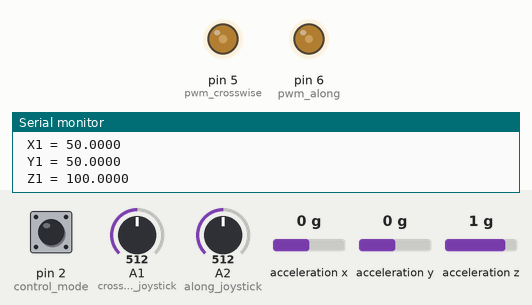
A sketch run on a simulated Arduino Uno, built with avr-gcc and run on an emulated ATmega328P. Shown: output pins drawn as LEDs (lit = HIGH), the last lines printed to the serial monitor. The inputs (shaded band) are chosen by the test bench; at power-on: acceleration x 0 g, pin 2 (control_mode) HIGH, A1 (crosswise_joystick) = 512, A2 (along_joystick) = 512, acceleration y 0 g, acceleration z 1 g.

Above: at 1.8 s.
1.9 s: acceleration x set to -1.4 g
At 3.0 s:
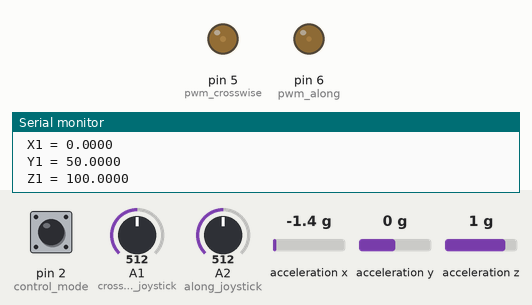
3.5 s: pin 2 (control_mode) pulled LOW for 1.2 s
At 4.8 s:
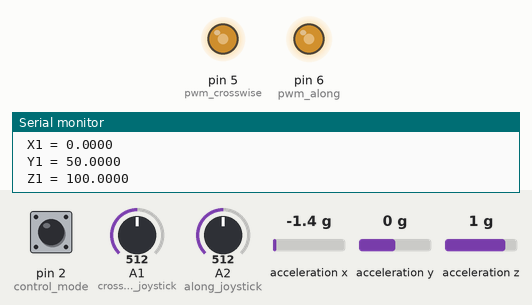
6.5 s: pin 2 (control_mode) pulled LOW for 3.2 s
At 11.2 s:
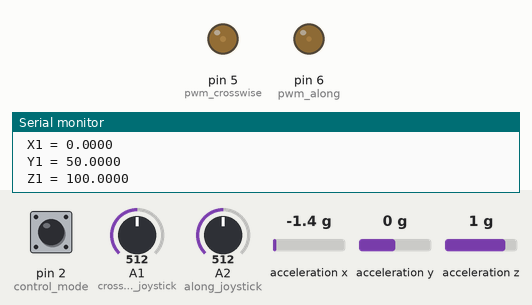
11.5 s: acceleration x set to 0 g
At 13.0 s:
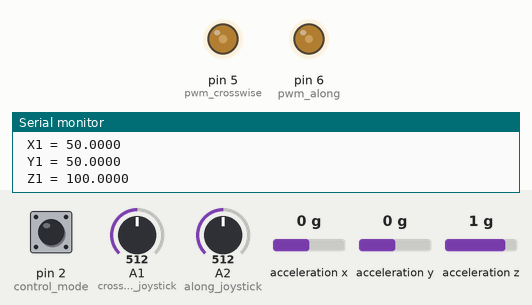
Timing chart, 0 to 14.5 s (numbered marks = the images above; inputs shaded):
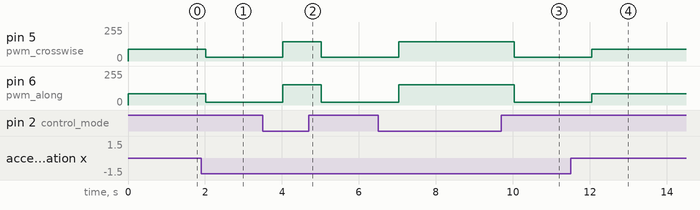

Measured:
- after the input at 1.9 s, pin 5 (pwm_crosswise): 87/255 → 29/255 after 0.12 s; pin 6 (pwm_along): 85/255 → 20/255 after 0.12 s
- after the input at 3.5 s, pin 5 (pwm_crosswise): 29/255 → 145/255 after 0.52 s, → 29/255 1.0 s later; pin 6 (pwm_along): 20/255 → 151/255 after 0.52 s, → 20/255 1.0 s later
- after the input at 6.5 s, pin 5 (pwm_crosswise): 29/255 → 145/255 after 0.53 s, → 29/255 3.0 s later; pin 6 (pwm_along): 20/255 → 151/255 after 0.53 s, → 20/255 3.0 s later
- after the input at 11.5 s, pin 5 (pwm_crosswise): 29/255 → 87/255 after 0.55 s; pin 6 (pwm_along): 20/255 → 85/255 after 0.55 s

The sketch:

Lagesteuerung.ino
```cpp
#include "SparkFunLSM6DS3.h"
#include "Wire.h"

//Create a instance of class LSM6DS3
LSM6DS3 myIMU( I2C_MODE, 0x6A );  //I2C device address 0x6A

float resize(float x, float in_min, float in_max, float out_min, float out_max);

int control_mode = 2;
int pwm_crosswise = 5;
int pwm_along = 6;
int crosswise_joystick = 1;
int along_joystick = 2;
int height_joystick = 3;
int rotate_joystick = 4;
void setup() {
  // put your setup code here, to run once:
  Serial.begin(9600);
  //Call .begin() to configure the IMUs
  if( myIMU.begin() != 0 )
  {
    Serial.println("Device error");
  }
  else
  {
      Serial.println("Device OK!");
  }
  pinMode(pwm_crosswise,OUTPUT);//PWM in X
  pinMode(control_mode,INPUT);//set the contol mode
}

void loop()
{
  //Accelerometer
  float xsens=resize(myIMU.readFloatAccelX(),-1,1,0,100); //resize the scale from G to %
  float ysens=resize(myIMU.readFloatAccelY(),-1,1,0,100);
  float zsens=resize(myIMU.readFloatAccelZ(),-1,1,0,100);

  Serial.print("\nAccelerometer:\n"); // show the values on the serial monitor
  Serial.print(" X1 = ");
  Serial.println(xsens,4);
  Serial.print(" Y1 = ");
  Serial.println(ysens,4);
  Serial.print(" Z1 = ");
  Serial.println(zsens,4);

  if(digitalRead(control_mode) == LOW)
  {
    float crosswise = analogRead(crosswise_joystick);
    float along = analogRead(along_joystick);
    analogWrite(pwm_crosswise,resize(crosswise,0,100,29,145));
    analogWrite(pwm_along,resize(along,0,100,20,151));
  }else
  {
    analogWrite(pwm_crosswise,resize(xsens,0,100,29,145));
    analogWrite(pwm_along,resize(xsens,0,100,20,151));
  }

  delay(1000);
}


float resize(float x, float in_min, float in_max, float out_min, float out_max)//funktion to change the scale
{
  if(x < in_min) // limit the value
  {
   x=in_min;
  }
  else if(x > in_max)
  {
   x=in_max;
  }
  return (x - in_min) * (out_max - out_min) / (in_max - in_min) + out_min;
}
```
